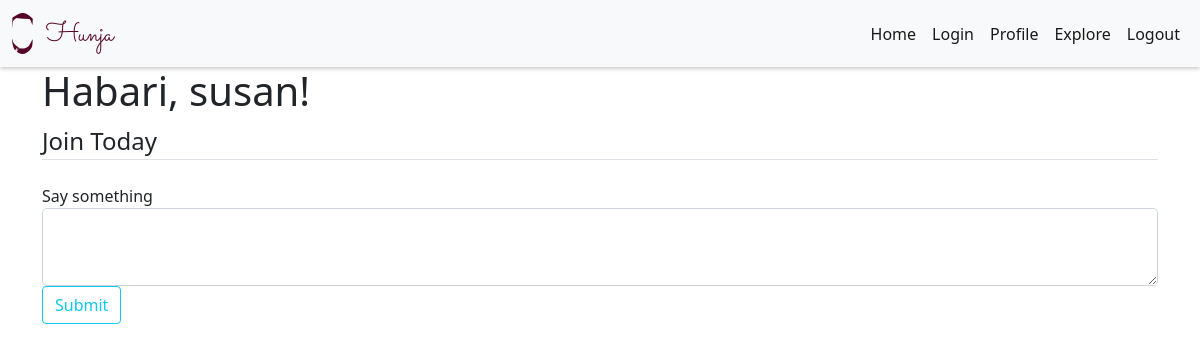
Before: /index (signed in) with the older database file.
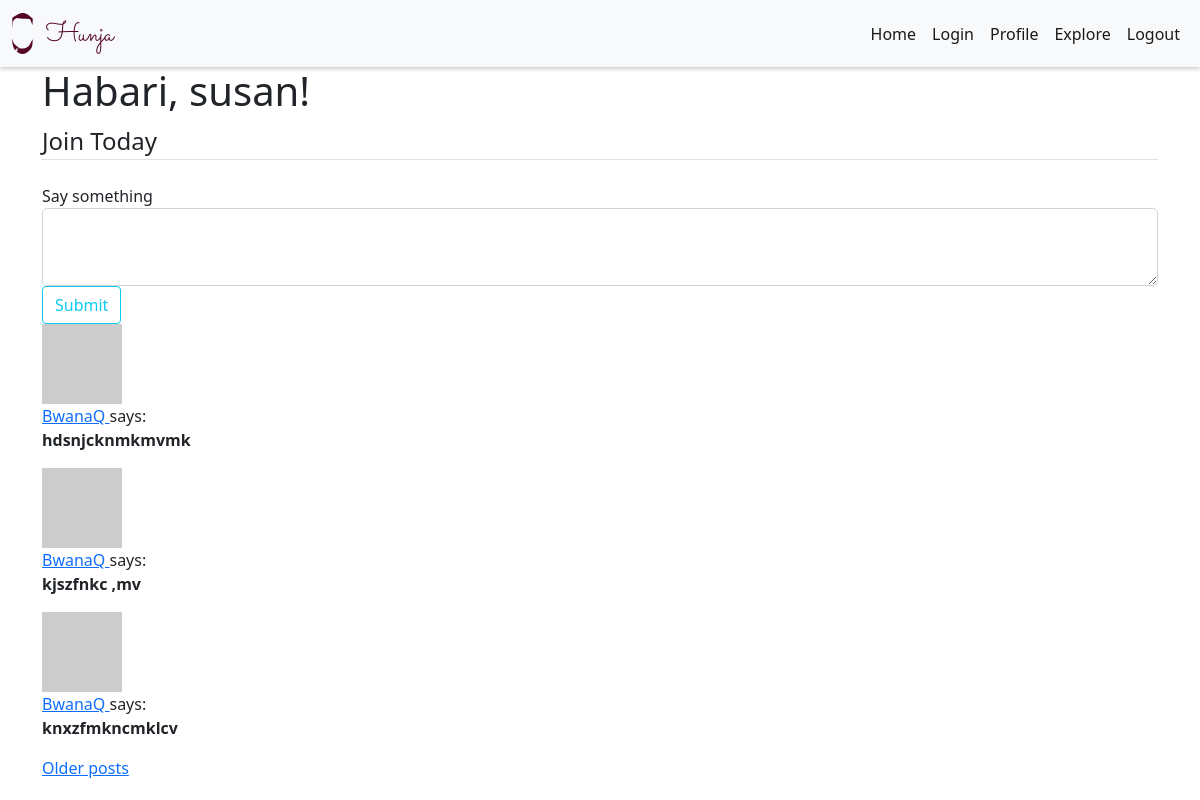
After: the same page with the newer database file.
### app/models.py (models this page shows, shortened)
class Post(db.Model):
    id = db.Column(db.Integer, primary_key=True)
    body = db.Column(db.String(140))
    timestamp = db.Column(db.DateTime, index=True, default=datetime.utcnow)
    user_id = db.Column(db.Integer, db.ForeignKey('user.id'))

class User(UserMixin, db.Model):
    id = db.Column(db.Integer, primary_key=True)
    username = db.Column(db.String(64), index=True, unique=True)
    email = db.Column(db.String(120), index=True, unique=True)
    password_hash = db.Column(db.String(128))
    posts = db.relationship('Post', backref='author', lazy='dynamic')
    about_me = db.Column(db.String(140))
    last_seen = db.Column(db.DateTime, default=datetime.utcnow)
    followed = db.relationship(
        'User', secondary=followers,
        primaryjoin=(followers.c.follower_id == id),
        secondaryjoin=(followers.c.followed_id == id),
        backref=db.backref('followers', lazy='dynamic'), lazy='dynamic')
    def avatar(self, size):
        digest = md5(self.email.lower().encode('utf-8')).hexdigest()
        return 'https://www.gravatar.com/avatar/{}?d=identicon&s={}'.format(
            digest, size)

### app/routes.py (the view)
@app.route('/', methods=['GET', 'POST'])
@app.route('/index', methods=['GET', 'POST'])
@login_required
def index():
    form = PostForm()
    if form.validate_on_submit():
        post = Post(body=form.post.data, author=current_user)
        db.session.add(post)
        db.session.commit()
        flash('Your post is now live!')
        return redirect(url_for('index'))
    page = request.args.get('page', 1, type=int)
    posts = Post.query.order_by(Post.timestamp.desc()).paginate(
        page, app.config['POSTS_PER_PAGE'], False)
    next_url = url_for('explore', page=posts.next_num) \
        if posts.has_next else None
    prev_url = url_for('explore', page=posts.prev_num) \
        if posts.has_prev else None
    return render_template("index.html", title='Explore', form=form, posts=posts.items,
                           next_url=next_url, prev_url=prev_url)

### app/forms.py
class PostForm(FlaskForm):
    post = TextAreaField('Say something', validators=[
        DataRequired(), Length(min=1, max=140)])
    submit = SubmitField('Submit')

### app/models.py (called while the page is built)
@login.user_loader
def load_user(id):
    return User.query.get(int(id))

### app/routes.py (called while the page is built)
@app.before_request
def before_request():
    if current_user.is_authenticated:
        current_user.last_seen = datetime.utcnow()
        db.session.commit()

### app/templates/index.html (shortened to what this page needs)
{% extends 'base.html' %} {%block content%}
<h1>Habari, {{ current_user.username }}!</h1>
{%if form%}
<form method="POST" action="">
  <fieldset class="form-group">
    <legend class="border-bottom mb-4">Join Today</legend>
    <div class="form-group">
      {{ form.post.label(class="form-control-label") }} {{
      form.post(class="form-control form-control-lg") }}
    </div>
    <div class="form-group">
      {{ form.submit (class = "btn btn-outline-info") }}
    </div>
  </fieldset>
</form>
{% endif %} {% for post in posts %} {% include "_posts.html" %} {% endfor %}  {% if next_url %}
<a href="{{ next_url }}">Older posts</a>
{% endif %} {%endblock content%}

### app/templates/_posts.html
<div>
  <div>
    <img src="{{ post.author.avatar(36) }}" />
  </div>
  <p>
    <a href="{{ url_for('user', username=post.author.username) }}">
      {{ post.author.username }}
    </a>
    says:
    <br />
    <b> {{ post.body }} </b>
  </p>
</div>

Changed rows visible on the page:
added Post: author.username "BwanaQ", body "hdsnjcknmkmvmk"
added Post: author.username "BwanaQ", body "kjszfnkc ,mv"
added Post: author.username "BwanaQ", body "knxzfmkncmklcv"
Other visible differences:
text now shown: "Older posts"
